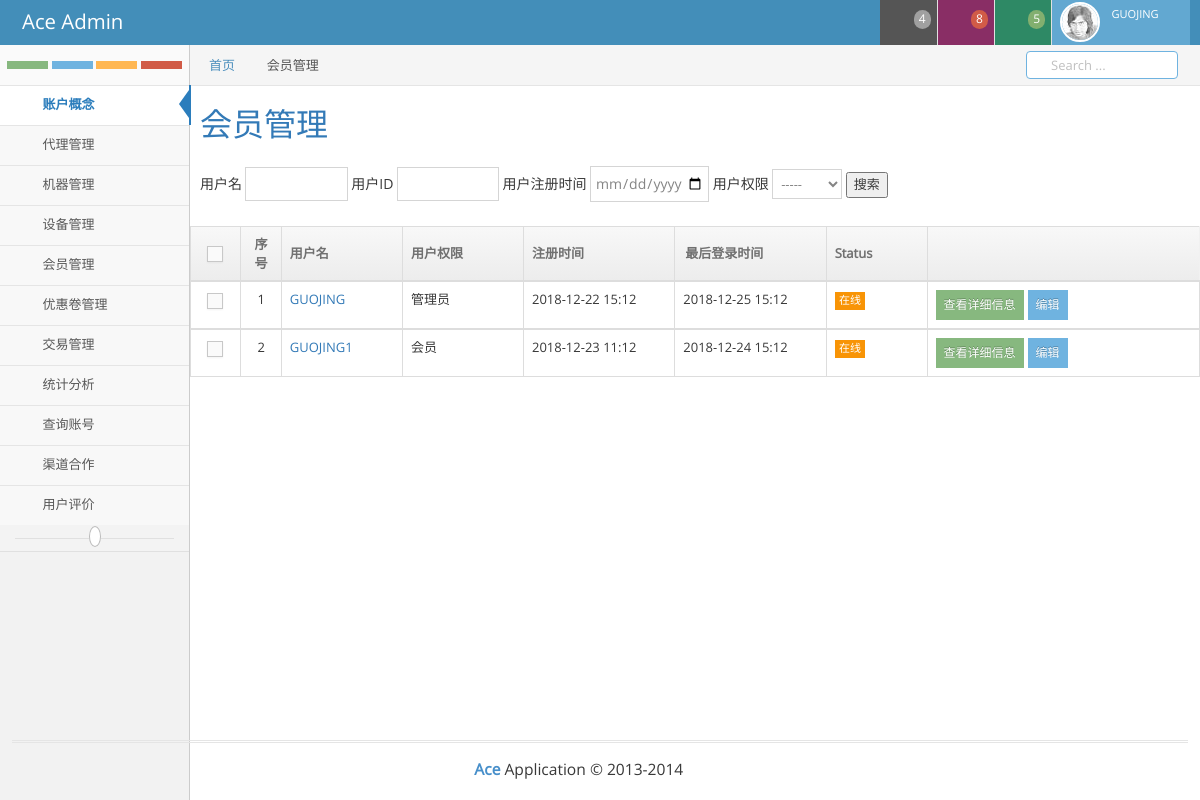
Before: /Member/all (signed in) with the older database file.
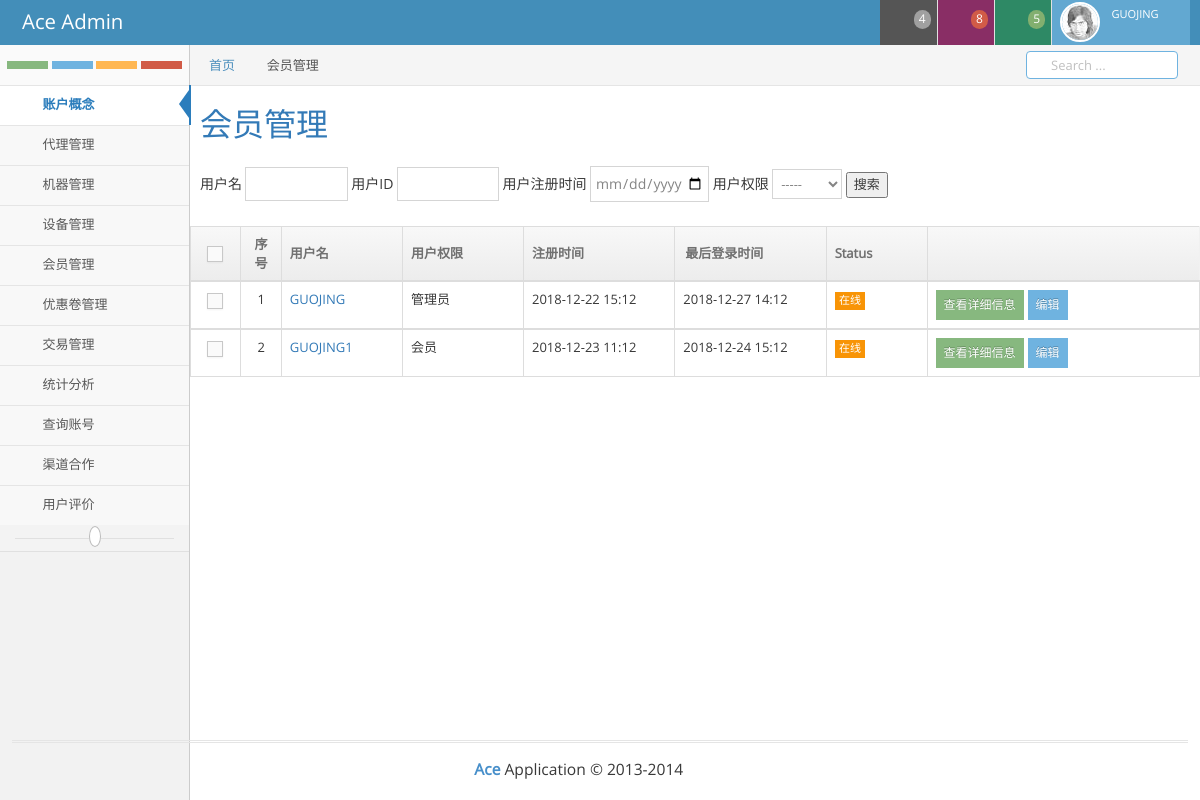
After: the same page with the newer database file.
### xproject/models.py (models this page shows, shortened)
class NormalUser(AbstractUser):
    mob = models.CharField(verbose_name=_('mob'),max_length=30,null=True)
    QQ = models.CharField(verbose_name=_('QQ'),max_length=20,null=True)
    Weixin = models.CharField(verbose_name=_('Weixin'),max_length=20,null=True)
    email = models.EmailField(verbose_name=_("email"),max_length=50,null=True)
    AlarmMOB = models.IntegerField(verbose_name=_("AlarmMOB"),null=True)
    AlarmMail = models.EmailField(verbose_name=_("AlarmMail"),max_length=50,null=True)
    class Meta:
        db_table = 'user'
        verbose_name = 'USERS'
        verbose_name_plural = verbose_name

### xproject/views.py (the view)
# urls.py: url(r'^Member/all$',views.Member,name='Member'),
@login_required
def Member(request):
    username = request.user.username
    members = models.NormalUser.objects.filter(username=username)
    if request.user.is_superuser:
        members = models.NormalUser.objects.all()
    return render(request,'xproject/user_all.html',locals())

### xproject/templates/xproject/user_all.html (shortened to what this page needs)
{% extends 'xproject/base.html' %}
{% block tag %} 会员管理 {% endblock %}
{% block content %}
<div class="guo-subclass" style="width:99%;left:1%;">
    <h1><a href="#" >会员管理</a></h1>
</div>
<div class="guo-sou-1" style="left:1%;">
    <div class="guo-sou-3">
        <form method="post" action="{% url 'xproject:transaction'%}">
            <label>用户名</label>
            <input type="text" name="name" value="" class="guo-input-1" id="name_guo_ajax">
            <label>用户ID</label>
            <input type="text" name="nameID" value="" class="guo-input-1" id="nameID_guo_ajax">
            <label>用户注册时间</label>
                <input type="date" name="registertime" value="" class="guo-input-2" id="registertime_guo_ajax">
            <label>用户权限</label>
            <select name="Jurisdiction" class="guo-select-1" id="Jurisdiction_guo_ajax">
                <option value="">-----</option>
            </select>
            <button type="button" id="guo-user-ajax" style="width:5%;" data-action="{% url 'xproject:Member_ajax'%}">搜索</button>
        </form>
    </div>
</div>
<div class="row">
							<div class="col-xs-12">
								<div class="row">
									<div class="col-xs-12">
										<table id="simple-table" class="table  table-bordered table-hover">
											<thead>
												<tr>
													<th class="center" style="width:5%;">
														<label class="pos-rel">
															<span class="lbl"></span>
														</label>
													</th>
													<th class="detail-col" style="width:4%;">序号</th>
													<th style="width:12%;">用户名</th>
													<th style="width:12%;">用户权限</th>
													<th class="hidden-480" style="width:15%;">注册时间</th>
													<th class="guo-size-1" style="width:15%;">
														最后登录时间
													</th>
													<th class="hidden-480 guo-size-1" style="width:10%;">Status</th>
													<th class="guo-size-1"></th>
												</tr>
											</thead>
											{% for member in members %}
											<tbody>
												<tr>
													<td class="center">
														<label class="pos-rel">
															<span class="lbl"></span>
														</label>
													</td>
													<td class="center">{{ member.id }}
													</td>
													<td>
														<a href="#">{{ member.username }}</a>
													</td>
													{% if member.is_superuser %}
														<td>管理员</td>
													{% else %}
														<td>会员</td>
													{% endif %}
													<td class="hidden-480">{{ member.date_joined|date:'Y-m-d H:m' }}</td>
													<td>{{ member.last_login|date:'Y-m-d H:m'}}</td>
													<td class="hidden-480">
														{% if member.is_authenticated %}
															<span class="label label-sm label-warning">在线</span>
														{% else %}
															<span class="label label-sm label-warning">离线</span>
														{% endif %}
													</td>
													<td>
														<div class="hidden-sm hidden-xs btn-group">
															<a class="ace-icon fa fa-check bigger-120"  href="{% url 'xproject:Member_user' member.id %}">
																<button class="btn btn-xs btn-success" type="submit">
																查看详细信息
																</button>
															</a>
															<a class="ace-icon fa fa-pencil bigger-120" href="{}">
																<button class="btn btn-xs btn-info" type="submit">
																编辑
																</button>
															</a>
														</div>
													</td>
												</tr>
											</tbody>
											{% endfor %}
										</table>
									</div>
								</div>
									</div>
								</div>
{% endblock %}

### xproject/templates/xproject/base.html (shortened to what the changed rows need)
{% load staticfiles %}
<!DOCTYPE html>
<html lang="en">
	<head>
		<link rel="stylesheet" href="{% static 'xproject/assets/css/bootstrap.min.css' %}" />
		<link ruser-infoel="stylesheet" href="{% static 'xproject/assets/font-awesome/4.5.0/css/font-awesome.min.css' %}" />
		<link rel="stylesheet" href="{% static '/xproject/assets/css/ace.min.css' %}" class="ace-main-stylesheet" id="main-ace-style" />
		<link rel="stylesheet" href="{% static '/xproject/assets/css/ace-skins.min.css' %}" />
		<link rel="stylesheet" href="{% static '/xproject/assets/css/ace-rtl.min.css' %}" />
		<link rel="stylesheet" href="{% static '/xproject/assets/css/guojing.min.css' %}" />
	</head>
	<body class="no-skin">
		<div id="navbar" class="navbar navbar-default          ace-save-state">
			<div class="navbar-container ace-save-state" id="navbar-container">
				<div class="navbar-buttons navbar-header pull-right" role="navigation">
					<ul class="nav ace-nav">
						<li class="light-blue dropdown-modal">
							<a data-toggle="dropdown" href="#" class="dropdown-toggle">
								<span class="user-info">
									<small>{{request.user.username}}</small>
								</span>
							</a>
						</li>
					</ul>
				</div>
			</div>
		</div>
		<div class="main-container ace-save-state" id="main-container">
			<div class="main-content">
				<div class="main-content-inner">
					{% block content %} {% endblock %}
				</div>
			</div>
		</div>
	</body>
</html>

Changed rows visible on the page:
changed NormalUser "GUOJING": last_login "2018-12-25 15:12" → "2018-12-27 14:12"
